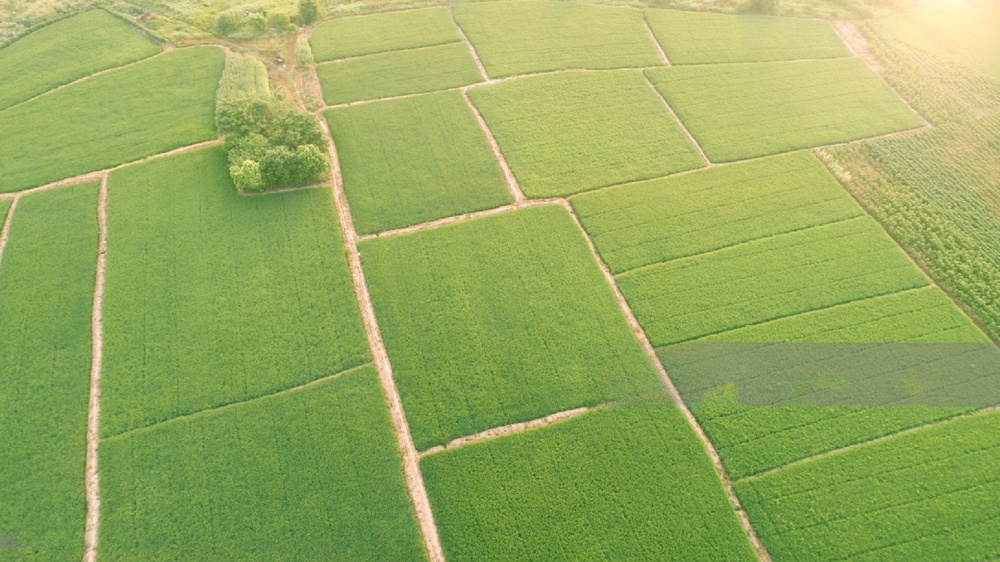
#> input picture AerialView.jpeg, 1000 x 562 px, shrunk from 2048 x 1151 before the run
$ jupyter execute Q4.ipynb   (older library calls are emulated)
#> lines starting #> are read from the running program, lines starting #| are printed output that depends on the picture; after the words box and inside, x2 and y2 are one past the last pixel; in counts of white or black regions, pixels touching at a corner belong together
[cell 1]
import cv2
import numpy as np
from matplotlib import pyplot as plt

[cell 2]
def imshow(title = "Image", image = None, size = 10):
    w, h = image.shape[0], image.shape[1]
    aspect_ratio = w/(h)
    plt.figure(figsize=(size * aspect_ratio,size))
    plt.imshow(cv2.cvtColor(image, cv2.COLOR_BGR2RGB))
    plt.title(title)
    plt.show()

[cell 3]
img_org = cv2.imread('AerialView.jpeg')
#> img_org is the input picture: shape (562, 1000, 3); mean B, G, R 93.9, 170.9, 150.2
img = img_org.copy()

[cell 4]
bilateral = cv2.bilateralFilter(img,21,75,75)
imshow("Original",img_org)
imshow("bilateral",bilateral)

Gaussian = cv2.GaussianBlur(img, (21,21), 0)
imshow("Gaussian",Gaussian)

median = cv2.medianBlur(img, 21)
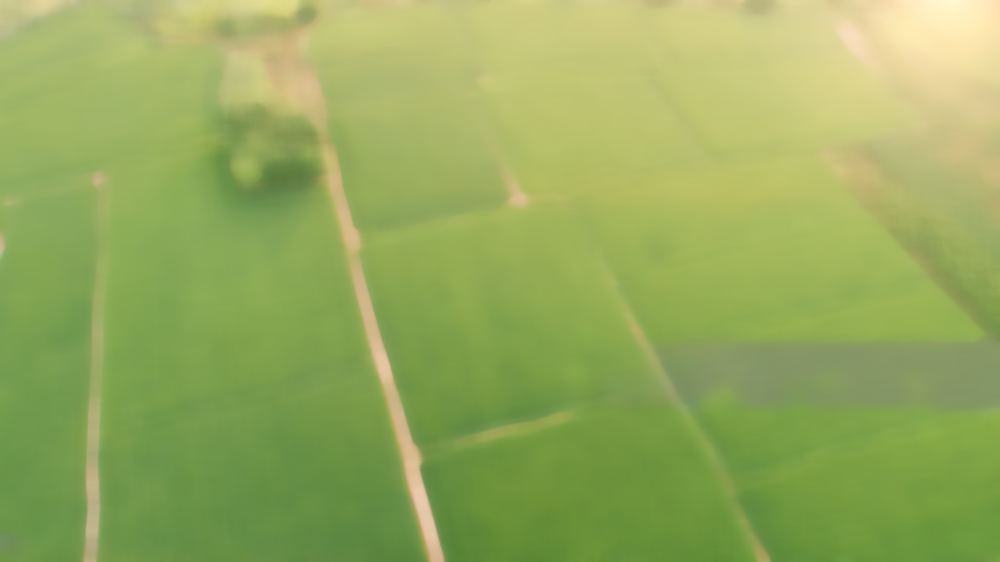
#> median: shape (562, 1000, 3); mean B, G, R 93, 171.1, 149.4
imshow("Median",median)

[cell 5]
bcanny = cv2.Canny(bilateral, 50, 120)
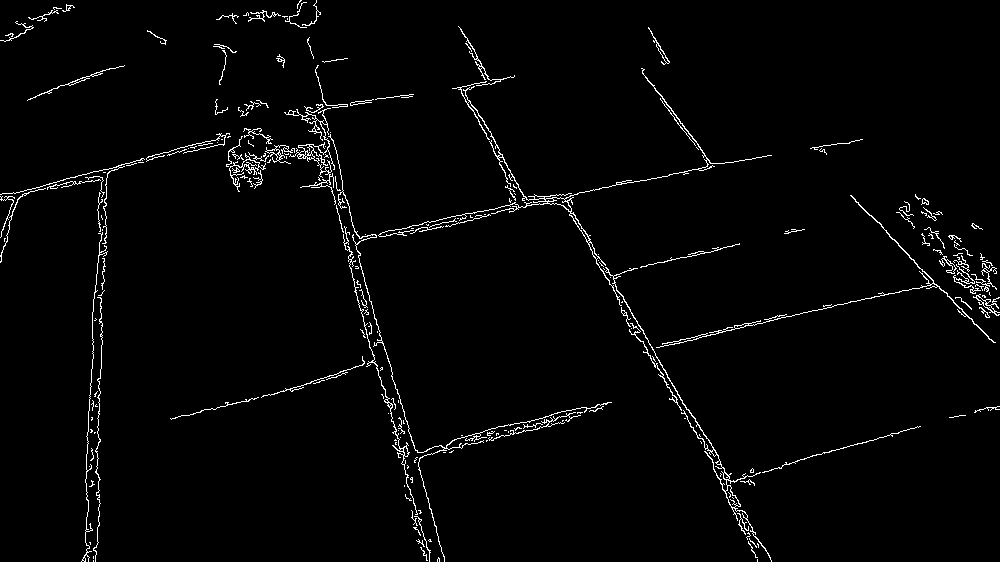
#> bcanny: shape (562, 1000); 2.2% white in thin lines or dots
imshow('bilateral Canny', bcanny)

gcanny = cv2.Canny(Gaussian, 50, 120)
#> gcanny: shape (562, 1000); 0.34% white in thin lines or dots, all inside (x1, y1, x2, y2) = (41, 116, 771, 562)
imshow('Gaussian Canny', gcanny)

mcanny = cv2.Canny(median, 50, 120)
#> mcanny: shape (562, 1000); 0.34% white in thin lines or dots, all inside (x1, y1, x2, y2) = (0, 9, 771, 562)
imshow('Median Canny', mcanny)

[cell 6]
MSX = cv2.Sobel(median, cv2.CV_64F,1,0,3)
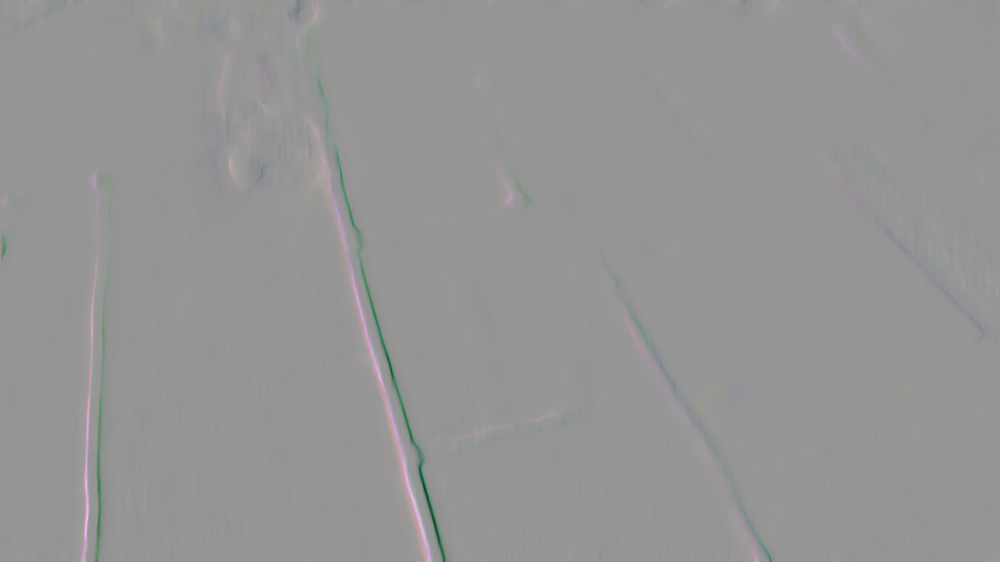
#> MSX: shape (562, 1000, 3) float64; mean B, G, R 0.1, 0.1, 0.2; drawn with min black and max white
MSY = cv2.Sobel(median, cv2.CV_64F,0,1,3)
MASX = cv2.convertScaleAbs(MSX)
MASY = cv2.convertScaleAbs(MSY)
SMedian = cv2.addWeighted(MASX, 0.5,MASY, 0.5, 0)
imshow("Median Sobel",SMedian)

MedianSobel = Sobel(MedianFilter)
GaussianSobel = Sobel(GaussianFilter)
BilateralSobel = Sobel(BilateralFilter)

[cell 7]
GSX = cv2.Sobel(Gaussian, cv2.CV_64F,1,0,3)
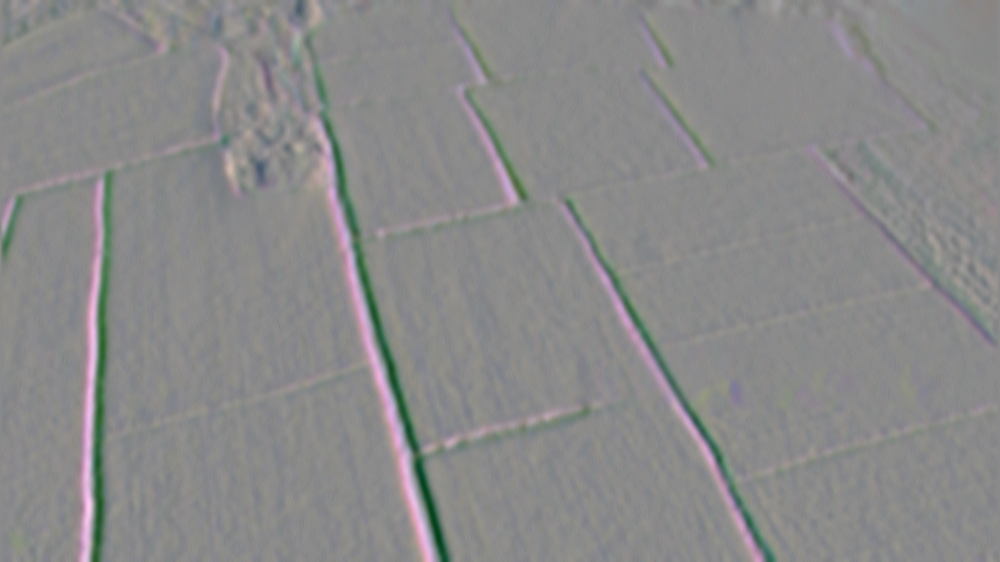
#> GSX: shape (562, 1000, 3) float64; mean B, G, R 0.1, 0.1, 0.2; drawn with min black and max white
GSY = cv2.Sobel(Gaussian, cv2.CV_64F,0,1,3)
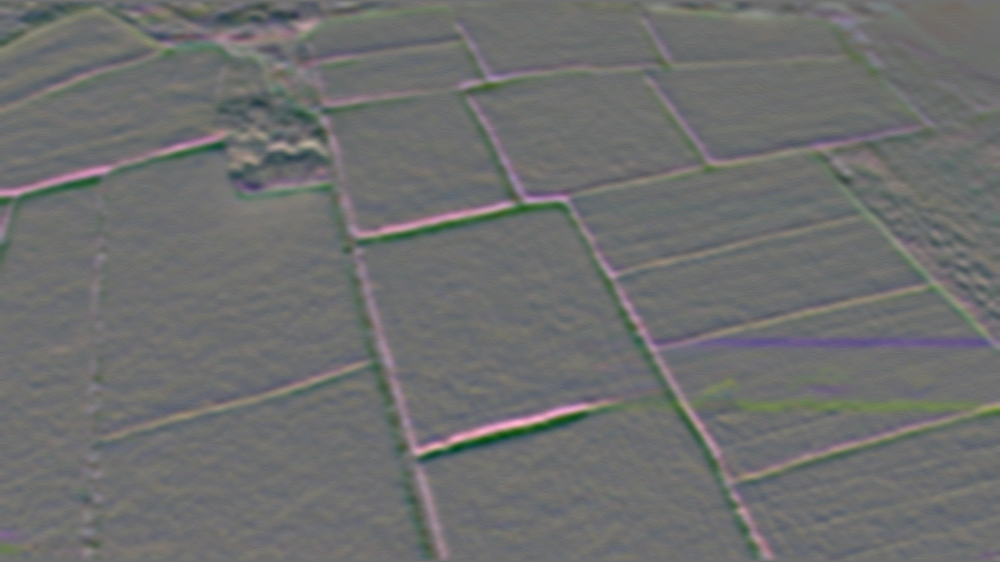
#> GSY: shape (562, 1000, 3) float64; mean B, G, R -1.1, -0.9, -1.5; drawn with min black and max white
GASX = cv2.convertScaleAbs(GSX)
GASY = cv2.convertScaleAbs(GSY)
SGaussian = cv2.addWeighted(GASX, 0.5,GASY, 0.5, 0)
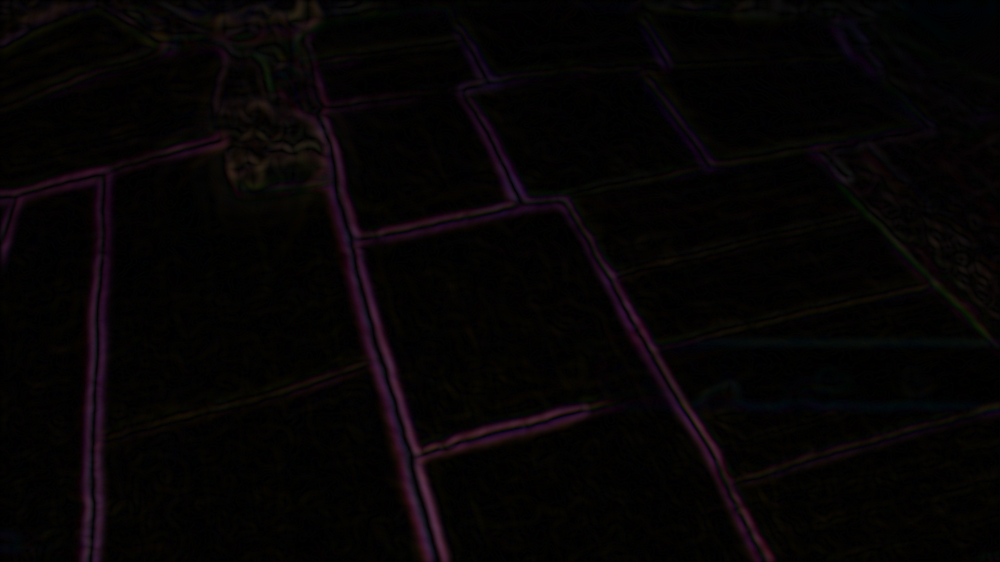
#> SGaussian: shape (562, 1000, 3); mean B, G, R 4.2, 3.7, 6
imshow("Gaussian Sobel",SGaussian)

[cell 8]
BSX = cv2.Sobel(bilateral, cv2.CV_64F,1,0,3)
BSY = cv2.Sobel(bilateral, cv2.CV_64F,0,1,3)
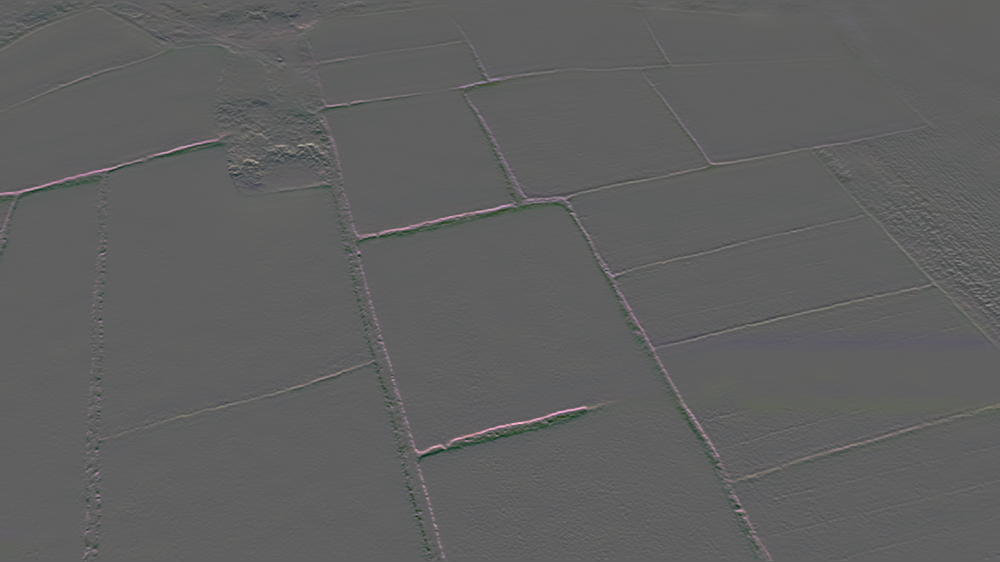
#> BSY: shape (562, 1000, 3) float64; mean B, G, R -1.1, -0.9, -1.5; drawn with min black and max white
BASX = cv2.convertScaleAbs(BSX)
BASY = cv2.convertScaleAbs(BSY)
Sbilateral = cv2.addWeighted(BASX, 0.5,BASY, 0.5, 0)
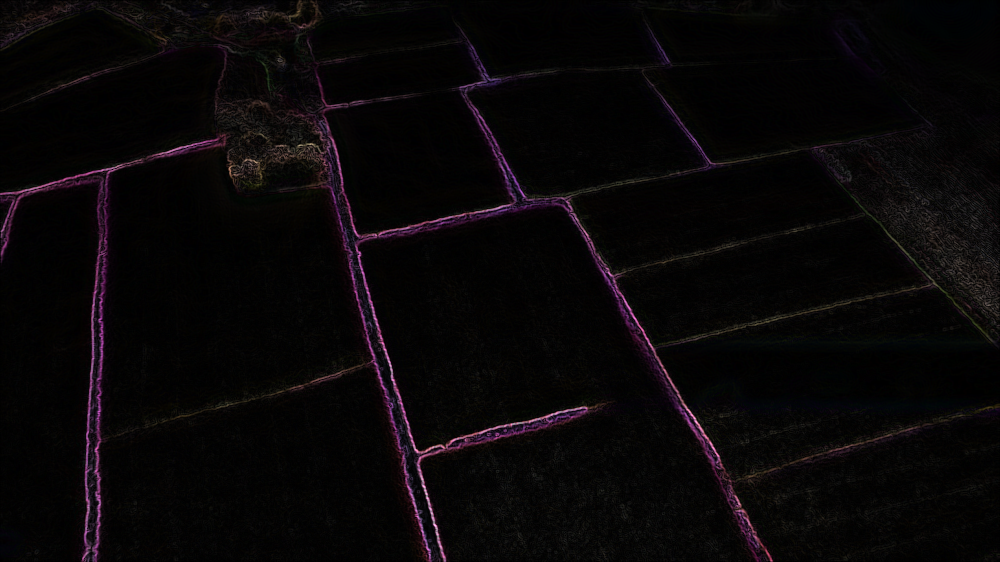
#> Sbilateral: shape (562, 1000, 3); mean B, G, R 7.3, 6.2, 8.7
imshow("Bilateral Sobel",Sbilateral)

$ run again, with trees.jpeg copied over AerialView.jpeg
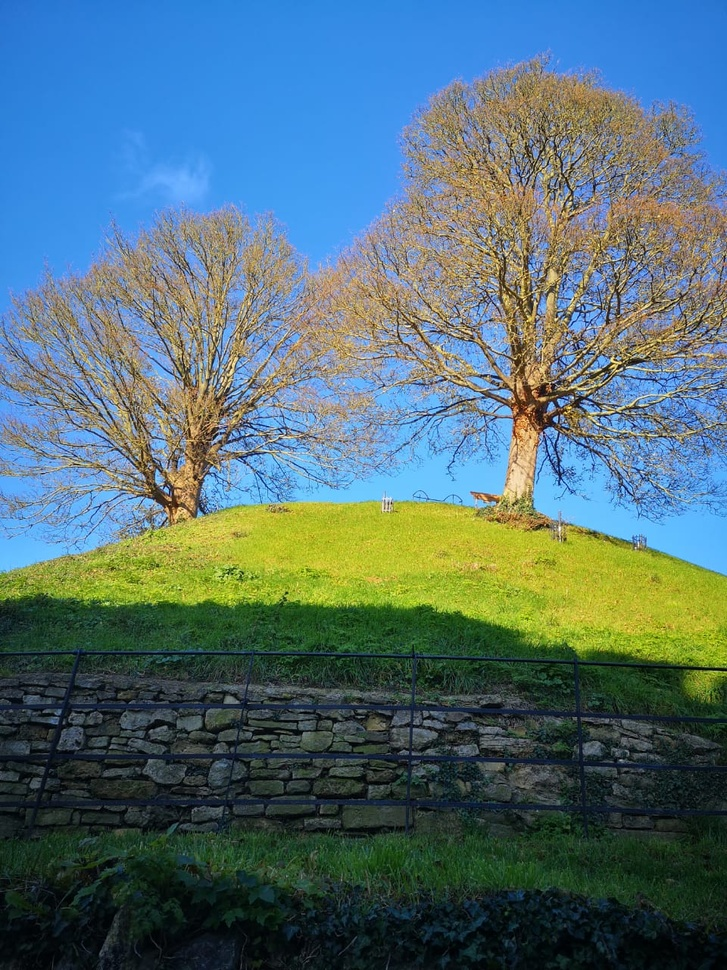
#> input picture trees.jpeg, 727 x 970 px, shrunk from 960 x 1280 before the run
#> img_org is the input picture: shape (970, 727, 3); mean B, G, R 116.9, 111.1, 83.4
#> `bcanny = cv2.Canny(bilateral, 50, 120)`:
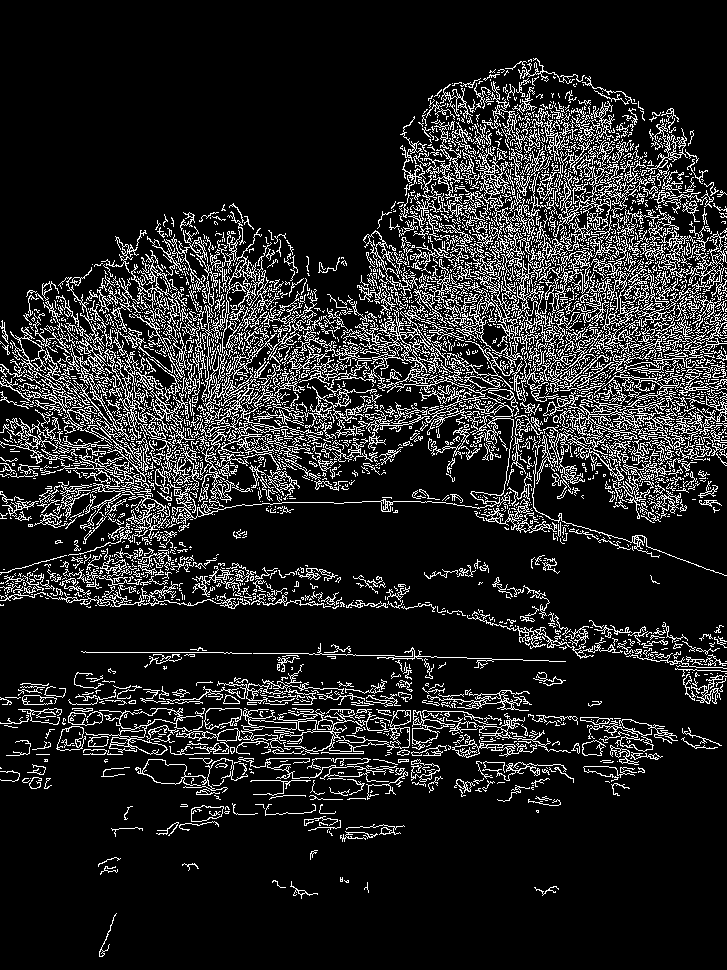
#> bcanny: shape (970, 727); 13.9% white in thin lines or dots
#> gcanny: shape (970, 727); 0.67% white in thin lines or dots, all inside (x1, y1, x2, y2) = (0, 86, 727, 655)
#> mcanny: shape (970, 727); 0.62% white in thin lines or dots, all inside (x1, y1, x2, y2) = (0, 61, 727, 750)
#> `GASX = cv2.convertScaleAbs(GSX)`:
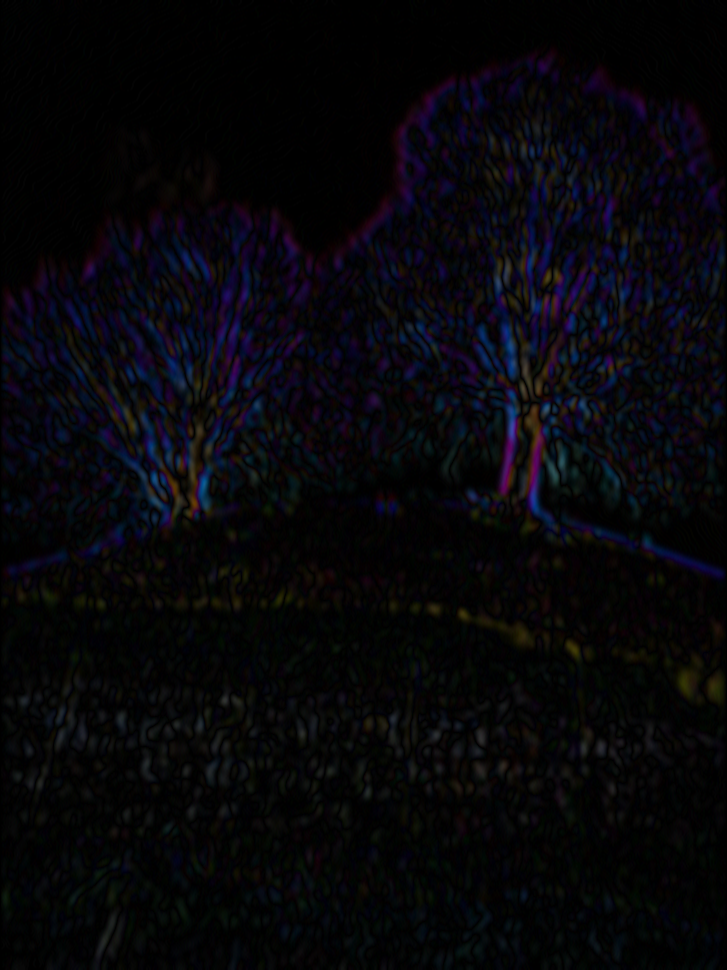
#> GASX: shape (970, 727, 3); mean B, G, R 9.8, 6, 6.5
